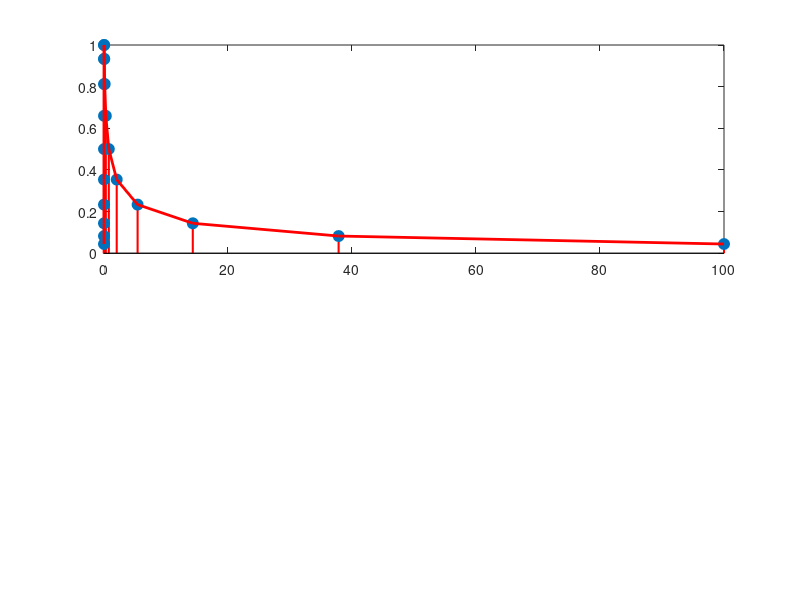

The MATLAB script that drew this image: (Note: this script raises an error after producing the figure.)
clear; clc; close all;

%% 1. 파라미터 설정
% --------------------------------------------------------
target_mean_freq = 0.00979;   % [Hz] 고정된 중심 주파수 (Mean)
base_f_min       = 0.0001;    % [Hz] 기준이 되는 원래 최소 주파수
base_f_max       = 100;       % [Hz] 기준이 되는 원래 최대 주파수

% [핵심] 확장 비율 설정 (1.0 = 유지, 1.2 = 20% 확장, 1.5 = 50% 확장)
expansion_ratio  = 1.0;       

n_sines          = 20;        % Sine wave 개수
dt               = 1;     % 샘플링 시간
t_end            = 6000;      % 총 시간 (데이터 개수: 6,000,001개)

% 저장 경로
save_dir = 'G:\공유 드라이브\Battery Software Group (2025)\Internship\25년_동계인턴\전기영\Figure\6주차 FFT\99_Sets';
if ~exist(save_dir, 'dir'), mkdir(save_dir); end

%% 2. 확장된 주파수 범위 계산
% --------------------------------------------------------
% (1) 원래 범위의 로그 반지름(반폭) 계산
original_radius_log = log10(base_f_max) - log10(target_mean_freq);

% (2) 확장된 반지름 계산 (비율 적용)
expanded_radius_log = original_radius_log * expansion_ratio;

% (3) 새로운 최소/최대 주파수 도출 (중심 기준 대칭 확장)
f_min_new = target_mean_freq / 10^(expanded_radius_log);
f_max_new = target_mean_freq * 10^(expanded_radius_log);

% (4) 주파수 벡터 생성
freq_vec = logspace(log10(f_min_new), log10(f_max_new), n_sines)';

%% 3. 분포 생성 (Sigma 재계산)
% --------------------------------------------------------
% 확장된 범위 안에 예쁜 종 모양이 꽉 차도록 Sigma를 범위에 맞춰 조정
current_radius_log = (log10(f_max_new) - log10(f_min_new)) / 2;
calculated_sigma   = current_radius_log / 2.5; 

% 가우시안 가중치 계산
mu_log = log10(target_mean_freq);
x_log  = log10(freq_vec);
weights = exp( - (x_log - mu_log).^2 / (2 * calculated_sigma^2) );
amplitudes = weights / max(weights); 

%% 4. 신호 합성
% --------------------------------------------------------
k_idx = (1:n_sines)';
% Schroeder Phase (PAPR 최소화)
phases = - (k_idx .* (k_idx - 1) * pi) / n_sines;

t_vec = (0:dt:t_end)';
I_multi = zeros(size(t_vec));

fprintf('--- 범위 확장 시뮬레이션 ---\n');
fprintf(' >> 고정 중심(Mean): %.5f Hz\n', target_mean_freq);
fprintf(' >> 기존 범위: %.5f ~ %.5f Hz\n', base_f_min, base_f_max);
fprintf(' >> 확장 범위(x%.1f): %.5f ~ %.5f Hz\n', expansion_ratio, f_min_new, f_max_new);
fprintf(' >> 데이터 개수: %d 개 (Excel 저장 불가 -> MAT 저장)\n', length(t_vec));

% 벡터 연산으로 속도 최적화 (For loop 대신)
for i = 1:n_sines
    I_multi = I_multi + amplitudes(i) * cos(2*pi*freq_vec(i)*t_vec + phases(i));
end

%% 5. 시각화
% --------------------------------------------------------
hFig = figure('Position', [100, 100, 1000, 800]);

% [Top] Frequency Domain
subplot(2, 1, 1);
stem(freq_vec, amplitudes, 'filled', 'Color', 'r', 'LineWidth', 1.5, 'MarkerSize', 8);
hold on;
plot(freq_vec, amplitudes, 'r-', 'LineWidth', 2);

% 기준선들 표시
xline(target_mean_freq, 'b--', 'LineWidth', 2, 'Label', 'Center (Fixed)');
xline(base_f_min, 'k:', 'LineWidth', 1.5, 'Label', 'Original Min');
xline(base_f_max, 'k:', 'LineWidth', 1.5, 'Label', 'Original Max');

% 새로 확장된 범위 표시
xline(f_min_new, 'g-', 'LineWidth', 1, 'Label', 'New Min');
xline(f_max_new, 'g-', 'LineWidth', 1, 'Label', 'New Max');

set(gca, 'XScale', 'log'); 
grid on;
xlabel('Frequency [Hz] (Log Scale)');
ylabel('Amplitude (Weight)');
title(sprintf('Expanded Range (Ratio: %.1f, Mean Fixed)', expansion_ratio));
xlim([f_min_new*0.5, f_max_new*2]); % 시야를 조금 더 넓게
ylim([0, 1.3]);

% [Bottom] Time Domain
subplot(2, 1, 2);
plot(t_vec, I_multi, 'k');
grid on;
xlabel('Time [s]');
ylabel('Current [A]');
title('Generated Current Profile');
xlim([0, 100]); % 앞부분 100초만 확대해서 보여줌 (전체는 너무 빽빽함)

%% 6. 저장 (수정됨: XLSX -> MAT)
% --------------------------------------------------------
file_tag = sprintf('MultiSine_Expanded_Ratio%.1f', expansion_ratio);

% [중요] .mat 파일로 저장 (대용량 데이터 처리용)
full_mat_path = fullfile(save_dir, [file_tag '.mat']);

% 필요한 변수들만 골라서 저장
save(full_mat_path, 't_vec', 'I_multi', 'freq_vec', 'amplitudes', 'dt', 't_end');

fprintf(' >> 데이터 저장 완료 (MAT): %s\n', full_mat_path);

% 그림 저장
full_fig_path = fullfile(save_dir, [file_tag '.png']);
saveas(hFig, full_fig_path);
fprintf(' >> 그림 저장 완료 (PNG): %s\n', full_fig_path);